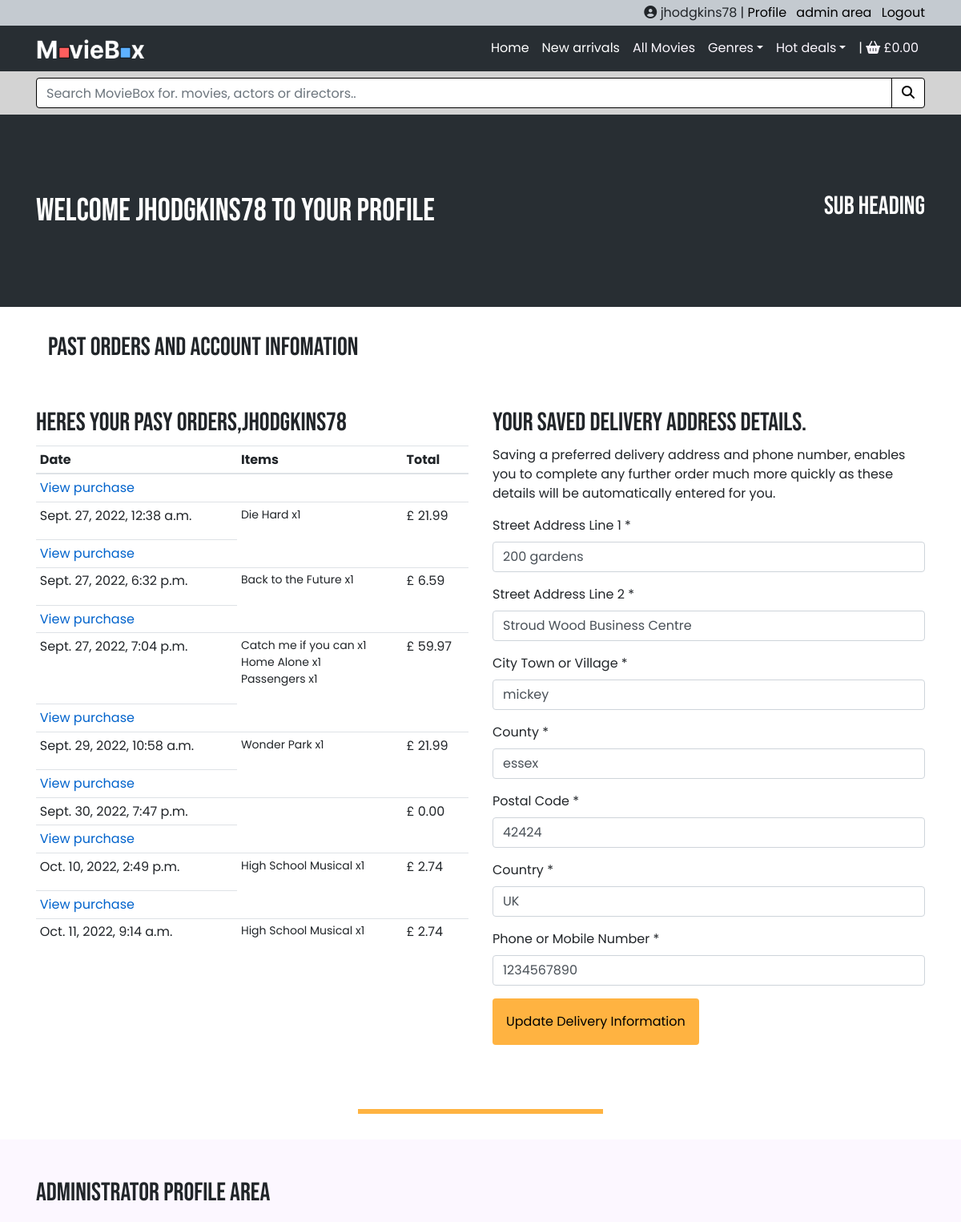
The app's page /profile/ (signed in, upper part), older data.
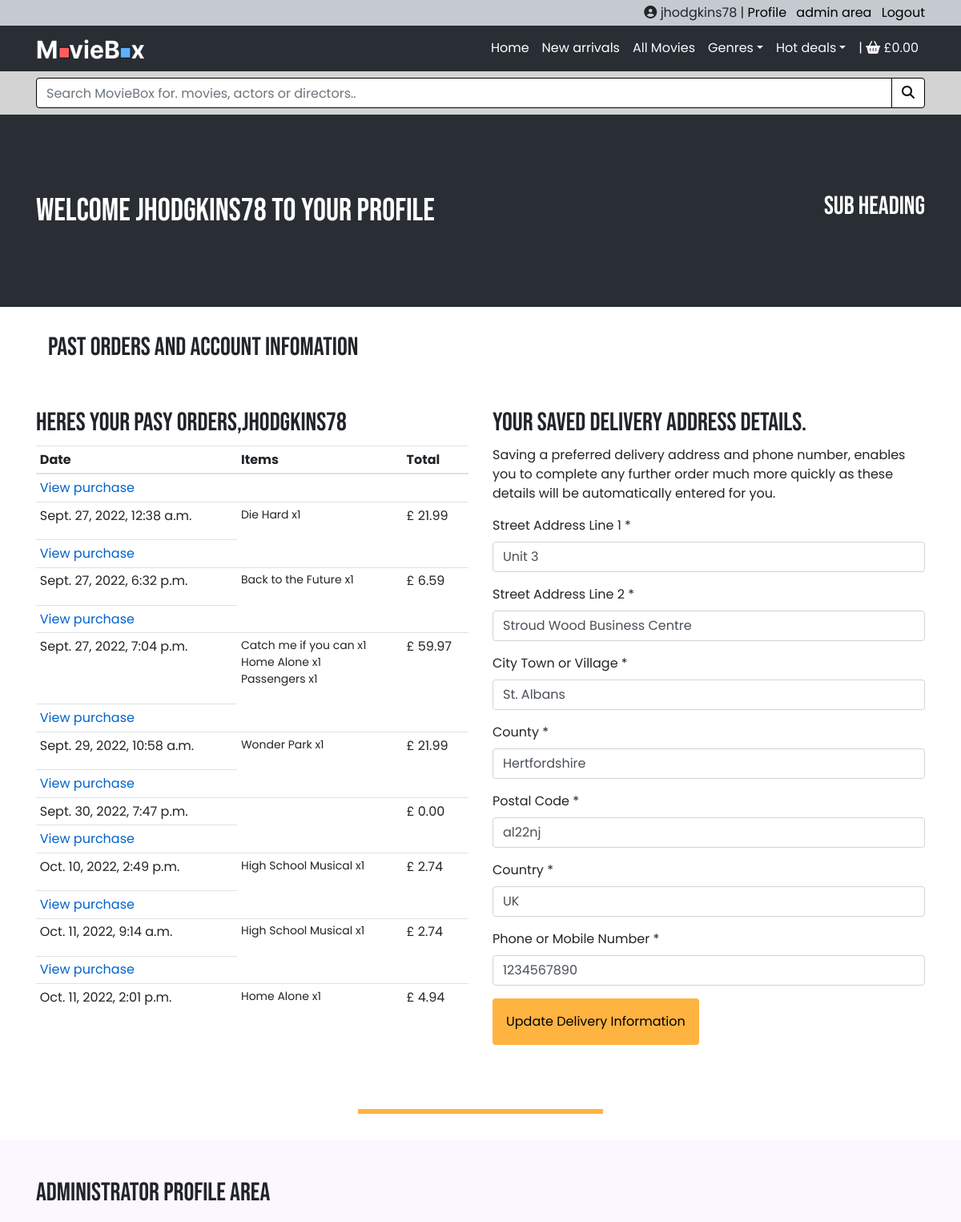
The same page, newer data.
### profiles/models.py (models this page shows)
class UserProfile(models.Model):
    user = models.OneToOneField(User, on_delete=models.CASCADE)
    default_street_address1 = models.CharField(max_length=80, null=True, blank=True)
    default_street_address2 = models.CharField(max_length=80, null=True, blank=True)
    default_town_or_city = models.CharField(max_length=40, null=True, blank=True)
    default_county = models.CharField(max_length=80, null=True, blank=True)
    default_postcode = models.CharField(max_length=20, null=True, blank=True)
    default_country = models.CharField(max_length=40, null=True, blank=True, default='UK')
    default_phone_number = models.CharField(max_length=20, null=True, blank=True)
    def __str__(self):
        return self.user.username

### purchase/models.py (models this page shows, shortened)
class Order(models.Model):
    order_number = models.CharField(max_length=32, null=False, editable=False)
    profile = models.ForeignKey(UserProfile, on_delete=models.SET_NULL, null=True, blank=True, related_name='orders')
    date = models.DateTimeField(auto_now_add=True)
    full_name = models.CharField(max_length=50, null=False, blank=False)
    email = models.EmailField(max_length=254, null=False, blank=False)
    phone_number = models.CharField(max_length=20, null=False, blank=False)
    country = models.CharField(max_length=40, null=False, blank=False, default='UK')
    postcode = models.CharField(max_length=20, null=True, blank=True)
    town_or_city = models.CharField(max_length=40, null=False, blank=False)
    street_address1 = models.CharField(max_length=80, null=False, blank=False)
    street_address2 = models.CharField(max_length=80, null=True, blank=True)
    county = models.CharField(max_length=80, null=True, blank=True)
    delivery_cost = models.DecimalField(max_digits=6, decimal_places=2, null=False, default=0)
    order_total = models.DecimalField(max_digits=10, decimal_places=2, null=False, default=0)
    grand_total = models.DecimalField(max_digits=10, decimal_places=2, null=False, default=0)
    original_basket = models.TextField(null=False, blank=False, default='')
    stripe_pid = models.CharField(max_length=254, null=False, blank=False, default='')

class OrderLineItem(models.Model):
    order = models.ForeignKey(Order, null=False, blank=False, on_delete=models.CASCADE, related_name='lineitems')
    product = models.ForeignKey(Product, null=False, blank=False, on_delete=models.CASCADE)
    grade = models.CharField(max_length=6, null=True, blank=True)  # NEW-A, USED-A
    quantity = models.IntegerField(null=False, blank=False, default=0)
    lineitem_total = models.DecimalField(max_digits=6, decimal_places=2, null=False, blank=False, editable=False)

### products/models.py (models this page shows, shortened)
class Product(models.Model):
    category = models.ForeignKey(
        'Category', null=True, blank=True, on_delete=models.SET_NULL)
    sku = models.CharField(max_length=254, null=True, blank=True)
    name = models.CharField(max_length=254)
    description = models.TextField()
    price = models.DecimalField(max_digits=6, decimal_places=2)
    actors = models.CharField(max_length=254, null=True, blank=True)
    grade_info = models.CharField(max_length=100, null=True, blank=True)
    format = models.CharField(max_length=50, null=True, blank=True)
    directed_by = models.CharField(max_length=254, null=True, blank=True)
    certificate = models.CharField(max_length=5, null=True, blank=True)
    no_discs = models.CharField(max_length=50, null=True, blank=True)
    duration = models.CharField(max_length=50, null=True, blank=True)
    imdbrating = models.DecimalField(
        max_digits=6, decimal_places=1, null=True, blank=True)
    image_url = models.URLField(max_length=1024, null=True, blank=True)
    image = models.ImageField(null=True, blank=True)

### profiles/views.py (the view)
# urls.py: path('profile/', include('profiles.urls')),
@login_required
def profile(request):
    profile = get_object_or_404(UserProfile, user=request.user)
    if request.method == 'POST':
        form = ProfileForm(request.POST, instance=profile)
        if form.is_valid():
            form.save()
            messages.success(request, 'Profile information \
                was successfully updated')
        else:
            messages.error(request, 'Unfortunately the update \
                faile, Please ensure all required fields are \
                    filled out correctly.')
    else:
        form = ProfileForm(instance=profile)
    orders = profile.orders.all()
    template = 'profiles/user_profile.html'
    context = {
        'profile': profile,
        'form': form,
        'orders': orders,
        'on_profile_page': True,
    }
    return render(request, template, context)

### profiles/templates/profiles/user_profile.html (shortened to what this page needs)
{% extends "base.html" %}
{% load static %}
{% block page_header %}
<section class="bg-dark profile-page">
    <div class="profile-page-image">
        <div class="container profil-page-banner-inner py-5">
            <div class="row justify-content-center">
                <div class="col-lg-6">
                    <div class="my-5 profile-page-main-heading">
                        <h1 class="display-5 fw-bolder text-white mb-2 ">Welcome {{ profile }} to your profile</h1>
                    </div>
                </div>
                <div class="col-lg-6">
                    <div class="my-5 profile-page-heading">
                        <h2 class="display-5 fw-bolder text-white mb-2">
                        sub heading
                        </h2>
                    </div>
                </div>
            </div>
        </div>
    </div>
</section>
{% endblock %}
{% block content %}
    <div class="container">
        <div class="row">
            <div class="col-sm-12 col-md-12 mb-5">
                <div class="col-12 profile-heading">
                    <h2 class="">Past orders and account infomation</h2>
                </div>
            </div>
        </div>
        <div class="row">
            <div class="col-sm-12 col-md-6 mb-5">
                <h2 class="">Heres your pasy orders,<span>{{ profile }}</span></h2>
                <div class="past-orders-table">
                    <table class="table table-sm">
                        <thead>
                            <tr>
                                <th>Date</th>
                                <th>Items</th>
                                <th>Total</th>
                            </tr>
                        </thead>
                        <tbody>
                            {% for order in orders %}
                                <tr>
                                    <td>
                                        <a href="{% url 'order_history' order.order_number %}">View purchase</a>
                                    </td>
                                </tr>
                                <tr>
                                    <td>{{ order.date }}</td>
                                    <td>
                                        <ul class="list-unstyled">
                                            {% for item in order.lineitems.all %}
                                                <li class="small">
                                                    {{ item.product.name }} x{{ item.quantity }}
                                                </li>
                                            {% endfor %}
                                        </ul>
                                    </td>
                                    <td>£ {{ order.grand_total }}</td>
                                </tr>
                            {% endfor %}
                        </tbody>
                    </table>
                </div>
            </div>
            <div class="col-sm-12 col-md-6 mb-5">
                <h2 class="">Your saved delivery address details.</h2>
                <p>Saving a preferred delivery address and phone number, enables you to complete any further order much more quickly as these details will be automatically entered for you.</p>
                <form class="mt-3" action="{% url 'profile' %}" method="POST" id="profile-update-form">
                    {{ form|crispy }}
                    <button class="btn basket-link p-3">Update Delivery Information</button>
                </form>
            </div>
        </div>
    </div>
    {% if request.user.is_superuser %}
        {% include 'profiles/includes/administration_area.html' %}
    {% else %}
        {% include 'includes/page_sections/promotion_section.html' %}
    {% endif %}
{% endblock content %}

### templates/base.html (shortened to what this page needs)
{% load static %}
<!doctype html>
<html lang="en">
  <head>
    {% block core_css %}
        <link rel="stylesheet" href="https://cdn.jsdelivr.net/npm/bootstrap@4.6.2/dist/css/bootstrap.min.css">
        <link rel="stylesheet" href="https://cdnjs.cloudflare.com/ajax/libs/font-awesome/6.1.1/css/all.min.css" media="print" onload="this.media='all'">
        <link rel="stylesheet" href="{% static 'css/main.css' %}">
    {% endblock core_css %}
  </head>
  <body>
    <header>
    <div class="fixed-top">
        <div class="account-bar">
            <div class="container">
                <div class="row">
                    <div class="col-12 my-1">
                        <ul class="list-inline text-right">
                            {% if request.user.is_authenticated %}
                                <li class="list-inline-item"><i class="fas fa-user-circle"></i> {{ user.username }} |
                                <a class="" href="{% url 'profile' %}">Profile</a>
                                </li>
                                {% if request.user.is_superuser %}
                                    <li class="list-inline-item">
                                    <a class="" href="{% url 'homepage' %}admin/" rel="noopener" target="_blank">admin area
                                    <span class="sr-only">Site owner administration area (opens in a new window)</span></a>
                                    </li>
                                {% endif %}
                                <li class="list-inline-item">
                                <a class="" href="{% url 'account_logout' %}">Logout</a>
                                </li>
                            {% endif %}
                        </ul>
                    </div>
                </div>
            </div>
        </div>
        <nav class="navbar navbar-expand-lg  navbar-dark bg-dark">
            <div class="container">
                <a class="navbar-brand mr-auto mr-lg-0" href="{% url 'homepage' %}"><img src="{{ MEDIA_URL }}logo_white.png" alt="MovieBox logo" class="site-logo"></a>
                <div class="navbar-collapse offcanvas-collapse" id="navbarsExampleDefault">
                    <ul class="navbar-nav ml-auto">
                        <li class="nav-item active">
                            <a class="nav-link" href="{% url 'homepage' %}">Home <span class="sr-only">(current)</span></a>
                        </li>
                        <li class="nav-item active">
                            <a class="nav-link" href="{% url 'products' %}?category=new_arrivals">New arrivals <span class="sr-only">(current)</span></a>
                        </li>
                        <li class="nav-item">
                            <a class="nav-link" href="{% url 'products' %}">All Movies</a>
                        </li>
                        <li class="nav-item dropdown">
                            <a class="nav-link dropdown-toggle" href="#" data-toggle="dropdown" aria-expanded="false">Genres</a>
                        </li>
                        <li class="nav-item dropdown">
                            <a class="nav-link dropdown-toggle" href="#" data-toggle="dropdown" aria-expanded="false">Hot deals</a>
                        </li>
                        <li class="nav-item">
                            <a class="nav-link" href="{% url 'view_basket' %}"><span class="divider"></span>
                            {% if grand_total %}
                            <i class="fas fa-shopping-basket text-white"></i><span class="badge badge-primary ml-1 mr-2">{{ product_count }}</span>
                                <span class="font-weight-bold text-white"> |  Total £{{ grand_total|floatformat:2 }}</span>
                            {% else %}
                            <i class="fas fa-shopping-basket"></i>
                                <span>  £0.00</span>
                            {% endif %}
                            </a>
                        </li>
                    </ul>
                </div>
            </div>
        </nav>
    </div>
    <div class="search-bar" style="background-color: lightgrey;">
        <div class="container">
            <div class="row">
                <div class="col-12 my-2">
                    <form method="GET" action="{% url 'products' %}">
                        <div class="input-group w-100">
                            <input class="form-control search-input" type="text" name="search" placeholder="Search MovieBox for. movies, actors or directors..">
                            <div class="input-group-append">
                                <button class="form-control btn search-button" type="submit" aria-label="Search MovieBox">
                                    <span class="icon">
                                        <i class="fas fa-search" aria-hidden="true"></i>
                                    </span>
                                </button>
                            </div>
                        </div>
                    </form>
                </div>
            </div>
        </div>
    </div>
    </header>
    {% block page_header %}
    {% endblock page_header %}
    <main class="">
    {% block content %}
    {% endblock content %}
    </main>
  </body>
</html>

### profiles/templates/profiles/includes/administration_area.html (shortened to what this page needs)
    <hr class="hr-50">
<section class="main-area administration" style="background-color:var(--cream);">
    <div class="container administration-main-inner">
        <div class="row justify-content-center information-area">
            <div class="col-lg-12 mb-4">
                <h2 class="mb-4">Administrator profile area</h2>
            </div>
        </div>
    </div>
</section>

Row changes from the older to the newer data that the page shows:
changed UserProfile "Stroud Wood Business Centre": default_street_address1 "200 gardens" → "Unit 3"; default_town_or_city "mickey" → "St. Albans"; default_county "essex" → "Hertfordshire"; default_postcode "42424" → "al22nj"
added Order: date "Oct. 11, 2022, 2:01 p.m.", grand_total "4.94"
added OrderLineItem: product.name "Home Alone", quantity "1", shown under "Oct. 11, 2022, 2:01 p.m."
